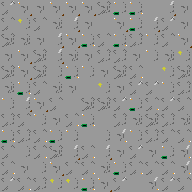

The image is a tile-based game level rendered from a .tmx file. Its description and complete source (layers, tilesets, objects, tile grids) follow:
An orthogonal 12x12 tile map with 16x16 px tiles, 2 tile layers (floor, walls), 2 tilesets and 20 objects (18x trap, finish, player).

<map version="1.2" tiledversion="1.3.4" orientation="orthogonal" renderorder="left-up" width="12" height="12" tilewidth="16" tileheight="16" infinite="0" nextlayerid="4" nextobjectid="24">
 <editorsettings>
  <export target="../levels/reach/38.lua" format="lua" />
 </editorsettings>
 <tileset firstgid="1" source="bum.tsx" />
 <tileset firstgid="3" source="TileCollection.tsx" />
 <layer id="1" name="floor" width="12" height="12">
  <data encoding="csv">
20,18,10,18,18,18,13,16,22,14,21,10,
8,15,8,11,21,10,14,18,16,21,20,10,
13,11,10,21,18,22,8,22,12,17,8,18,
10,18,13,21,11,10,12,12,10,17,11,15,
13,18,13,9,22,17,10,13,23,14,15,13,
11,22,8,11,10,14,15,10,20,20,17,12,
17,21,18,8,14,13,13,20,16,23,20,8,
12,8,17,10,23,22,14,12,11,13,12,11,
22,12,23,16,17,14,9,19,17,12,8,23,
8,9,23,13,21,23,21,10,20,10,16,19,
23,10,9,18,8,23,11,16,23,8,23,19,
20,23,12,15,15,22,18,20,14,19,20,8
</data>
 </layer>
 <layer id="2" name="walls" width="12" height="12">
  <data encoding="csv">
0,0,0,0,0,0,0,0,0,0,0,0,
0,0,0,0,0,0,0,0,0,0,0,0,
0,0,0,0,0,0,0,0,0,0,0,0,
0,0,0,0,0,0,0,0,0,0,0,0,
0,0,0,0,0,0,0,0,0,0,0,0,
0,0,0,0,0,0,0,0,0,0,0,0,
0,0,0,0,0,0,0,0,0,0,0,0,
0,0,0,0,0,0,0,0,0,0,0,0,
0,0,0,0,0,0,0,0,0,0,0,0,
0,0,0,0,0,0,0,0,0,0,0,0,
0,0,0,0,0,0,0,0,0,0,0,0,
0,0,0,0,0,0,0,0,0,0,0,0
</data>
 </layer>
 <objectgroup id="3" name="objects">
  <object id="2" name="finish" gid="5" x="128" y="48" width="16" height="16" />
  <object id="1" name="player" gid="1" x="64" y="144" width="16" height="16" />
  <object id="3" type="trap" gid="27" x="64" y="96" width="16" height="16">
   <properties>
    <property name="isHorizontalAllowed" type="bool" value="true" />
    <property name="isVerticalAllowed" type="bool" value="true" />
   </properties>
  </object>
  <object id="5" type="trap" gid="27" x="64" y="48" width="16" height="16">
   <properties>
    <property name="isHorizontalAllowed" type="bool" value="true" />
    <property name="isVerticalAllowed" type="bool" value="true" />
   </properties>
  </object>
  <object id="6" type="trap" gid="27" x="96" y="144" width="16" height="16">
   <properties>
    <property name="isHorizontalAllowed" type="bool" value="true" />
    <property name="isVerticalAllowed" type="bool" value="true" />
   </properties>
  </object>
  <object id="7" type="trap" gid="27" x="144" y="32" width="16" height="16">
   <properties>
    <property name="isHorizontalAllowed" type="bool" value="true" />
    <property name="isVerticalAllowed" type="bool" value="true" />
   </properties>
  </object>
  <object id="8" type="trap" gid="27" x="32" y="32" width="16" height="16">
   <properties>
    <property name="isHorizontalAllowed" type="bool" value="true" />
    <property name="isVerticalAllowed" type="bool" value="true" />
   </properties>
  </object>
  <object id="10" type="trap" gid="27" x="160" y="80" width="16" height="16">
   <properties>
    <property name="isHorizontalAllowed" type="bool" value="true" />
    <property name="isVerticalAllowed" type="bool" value="true" />
   </properties>
  </object>
  <object id="11" type="trap" gid="27" x="160" y="48" width="16" height="16">
   <properties>
    <property name="isHorizontalAllowed" type="bool" value="true" />
    <property name="isVerticalAllowed" type="bool" value="true" />
   </properties>
  </object>
  <object id="12" type="trap" gid="27" x="16" y="80" width="16" height="16">
   <properties>
    <property name="isHorizontalAllowed" type="bool" value="true" />
    <property name="isVerticalAllowed" type="bool" value="true" />
   </properties>
  </object>
  <object id="13" type="trap" gid="27" x="48" y="128" width="16" height="16">
   <properties>
    <property name="isHorizontalAllowed" type="bool" value="true" />
    <property name="isVerticalAllowed" type="bool" value="true" />
   </properties>
  </object>
  <object id="14" type="trap" gid="27" x="80" y="160" width="16" height="16">
   <properties>
    <property name="isHorizontalAllowed" type="bool" value="true" />
    <property name="isVerticalAllowed" type="bool" value="true" />
   </properties>
  </object>
  <object id="15" type="trap" gid="27" x="112" y="176" width="16" height="16">
   <properties>
    <property name="isHorizontalAllowed" type="bool" value="true" />
    <property name="isVerticalAllowed" type="bool" value="true" />
   </properties>
  </object>
  <object id="17" type="trap" gid="27" x="112" y="112" width="16" height="16">
   <properties>
    <property name="isHorizontalAllowed" type="bool" value="true" />
    <property name="isVerticalAllowed" type="bool" value="true" />
   </properties>
  </object>
  <object id="18" type="trap" gid="27" x="112" y="80" width="16" height="16">
   <properties>
    <property name="isHorizontalAllowed" type="bool" value="true" />
    <property name="isVerticalAllowed" type="bool" value="true" />
   </properties>
  </object>
  <object id="19" type="trap" gid="27" x="48" y="64" width="16" height="16">
   <properties>
    <property name="isHorizontalAllowed" type="bool" value="true" />
    <property name="isVerticalAllowed" type="bool" value="true" />
   </properties>
  </object>
  <object id="20" type="trap" gid="27" x="144" y="128" width="16" height="16">
   <properties>
    <property name="isHorizontalAllowed" type="bool" value="true" />
    <property name="isVerticalAllowed" type="bool" value="true" />
   </properties>
  </object>
  <object id="21" type="trap" gid="27" x="32" y="144" width="16" height="16">
   <properties>
    <property name="isHorizontalAllowed" type="bool" value="true" />
    <property name="isVerticalAllowed" type="bool" value="true" />
   </properties>
  </object>
  <object id="22" type="trap" gid="27" x="144" y="112" width="16" height="16">
   <properties>
    <property name="isHorizontalAllowed" type="bool" value="true" />
    <property name="isVerticalAllowed" type="bool" value="true" />
   </properties>
  </object>
  <object id="23" type="trap" gid="27" x="128" y="176" width="16" height="16">
   <properties>
    <property name="isHorizontalAllowed" type="bool" value="true" />
    <property name="isVerticalAllowed" type="bool" value="true" />
   </properties>
  </object>
 </objectgroup>
</map>
